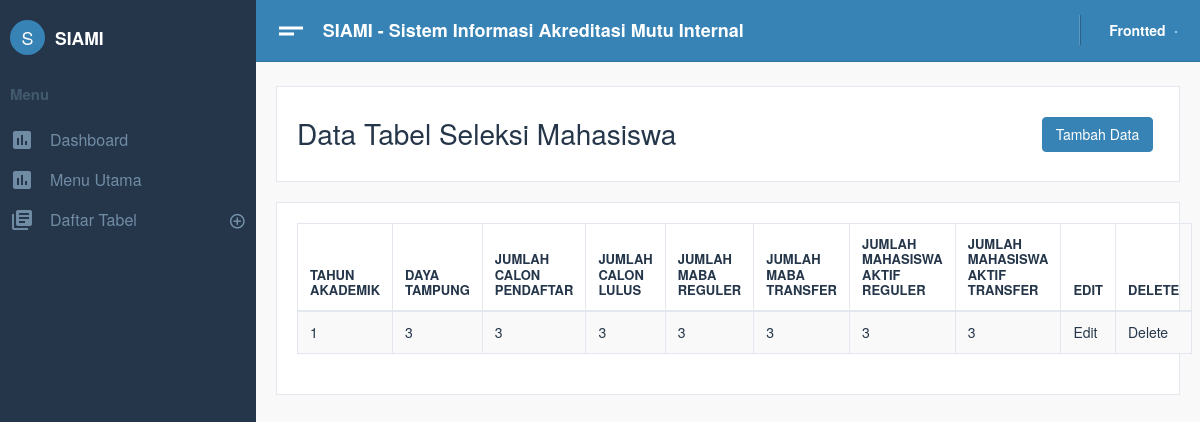
/Siami/home/index.php?p=tbl_seleksi_mhs, run on the app's committed database.
### tables this page shows
CREATE TABLE `tbl_seleksi_maba` (
  `id_seleksi_maba` int(5) NOT NULL,
  `id_thajaran` int(5) DEFAULT NULL,
  `daya_tampung` int(5) DEFAULT NULL,
  `cama_pendaftar` int(5) DEFAULT NULL,
  `cama_lolos` int(5) DEFAULT NULL,
  `maba_reg` int(5) DEFAULT NULL,
  `maba_transfer` int(5) DEFAULT NULL,
  `mhs_reg` int(5) DEFAULT NULL,
  `mhs_transfer` int(5) DEFAULT NULL,
  `id_akred_prodi` int(11) NOT NULL
);

### Siami/home/tbl_sel_mhs.php (the view)
<div class="card text-left">
    <div class="card-body">
        <div class="row">
            <div class="col-sm-10 mt-2">
                <h2>Data Tabel Seleksi Mahasiswa</h2>
            </div>
            <div class="col-sm-2 mt-2">
                <button class="btn btn-primary">Tambah Data</button>
            </div>
        </div>
    </div>
</div>
<?php
include "../config/database.php";
$query = mysqli_query($db, "SELECT * FROM tbl_seleksi_maba");
?>
<div class="card">
    <div class="card-body">
        <div id="example_wrapper" class="dataTables_wrapper dt-bootstrap4">
            <div class="row">
                <div class="col-sm-12">
                    <table style="width: 100%;" id="example" class="table table-hover table-striped table-bordered dataTable dtr-inline" role="grid" aria-describedby="example_info">
                        <thead>
                            <tr role="row">
                                <th style="width: 118.2px;">Tahun Akademik </th>
                                <th style="width: 189.2px;">Daya Tampung </th>
                                <th style="width: 82.2px;">Jumlah Calon Pendaftar </th>
                                <th style="width: 40.2px;">Jumlah Calon lulus </th>
                                <th style="width: 87.2px;">Jumlah Maba Reguler </th>
                                <th style="width: 63.2px;">Jumlah Maba Transfer</th>
                                <th style="width: 63.2px;">Jumlah Mahasiswa Aktif Reguler </th>
                                <th style="width: 63.2px;">Jumlah Mahasiswa Aktif Transfer </th>
                                <th style="width: 40.2px;">Edit </th>
                                <th style="width: 40.2px;">Delete </th>
                            </tr>
                        </thead>
                        <tbody>
                            <?php
                            while ($data = mysqli_fetch_array($query)) {
                            ?>
                                <tr role="row" class="odd" style="font-size: 14px;">
                                    <td>
                                        <?php echo $data["id_thajaran"]; ?>
                                    </td>
                                    <td>
                                        <?php echo $data["daya_tampung"]; ?>
                                    </td>
                                    <td>
                                        <?php echo $data["cama_pendaftar"]; ?>
                                    </td>
                                    <td>
                                        <?php echo $data["cama_lolos"]; ?>
                                    </td>
                                    <td>
                                        <?php echo $data["maba_reg"]; ?>
                                    </td>
                                    <td>
                                        <?php echo $data["maba_transfer"]; ?>
                                    </td>
                                    <td>
                                        <?php echo $data["mhs_reg"]; ?>
                                    </td>
                                    <td>
                                        <?php echo $data["mhs_transfer"]; ?>
                                    </td>
                                    <td>
                                        Edit
                                    </td>
                                    <td>
                                        Delete
                                    </td>
                                </tr>
                            <?php } ?>
                        </tbody>
                    </table>
                </div>
            </div>
        </div>
    </div>
</div>

### data on the page
tbl_seleksi_maba: id_thajaran "1", daya_tampung "3", cama_pendaftar "3", cama_lolos "3", maba_reg "3", maba_transfer "3", mhs_reg "3", mhs_transfer "3"
